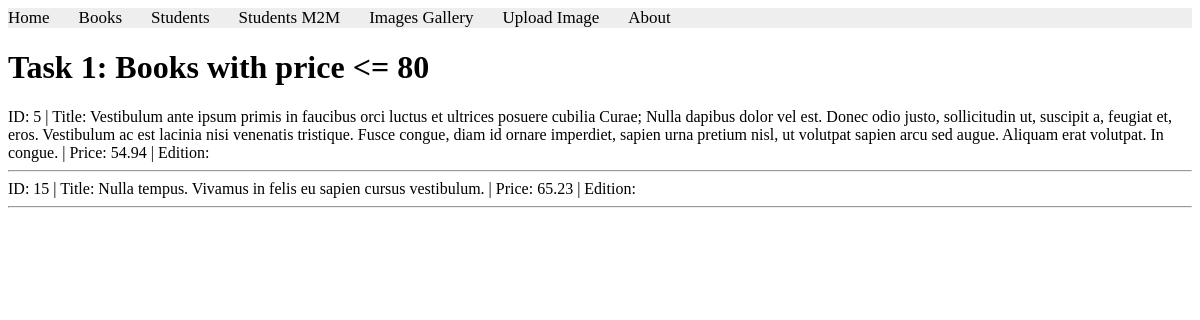
Page /books/lab8/task1 on the earlier database version.
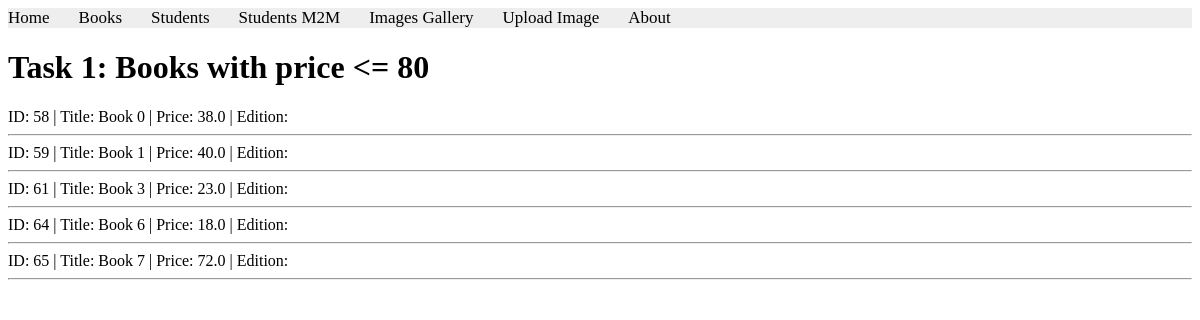
Same page on the later database version.
### apps/bookmodule/models.py (models this page shows, shortened)
class Book(models.Model):
    title = models.CharField(max_length=100)
    price = models.FloatField(default=0.0)
    quantity = models.IntegerField(default=1)
    pubdate = models.DateTimeField()
    rating = models.SmallIntegerField(default=1)
    publisher = models.ForeignKey(Publisher, null=True, on_delete=models.SET_NULL)
    authors = models.ManyToManyField(Author)

### apps/bookmodule/views.py (the view)
# urls.py: path('lab8/task1', views.lab8_task1, name='lab8_task1'),
def lab8_task1(request):
    mybooks = Book.objects.filter(Q(price__lte=80))
    return render(request, 'bookmodule/lab8_task1.html', {'books': mybooks})

### apps/templates/bookmodule/lab8_task1.html (shortened to what this page needs)
{% extends "layouts/base.html" %}
{% block content %}
<h1>Task 1: Books with price <= 80</h1>
{% for obj in books %}
    ID: {{ obj.id }} | Title: {{ obj.title }} | Price: {{ obj.price }} | Edition: {{ obj.edition }}<hr>
{% empty %}
    <p>No books found with price less than or equal to 80.</p>
{% endfor %}
{% endblock %}

Differences in the rows shown:
removed Book: id "5", title "Vestibulum ante ipsum primis in faucibus orci luctus et ultrices posuere cubilia Curae; Nulla dapibus dolor vel est. Donec odio justo, sollicitudin ut, suscipit a, feugiat et, eros. Vestibulum ac est lacinia nisi venenatis tristique. Fusce congue, diam id ornare imperdiet, sapien urna pretium nisl, ut volutpat sapien arcu sed augue. Aliquam erat volutpat. In congue.", price "54.94"
removed Book: id "15", title "Nulla tempus. Vivamus in felis eu sapien cursus vestibulum.", price "65.23"
added Book: id "58", title "Book 0", price "38.0"
added Book: id "59", title "Book 1", price "40.0"
added Book: id "61", title "Book 3", price "23.0"
added Book: id "64", title "Book 6", price "18.0"
added Book: id "65", title "Book 7", price "72.0"
